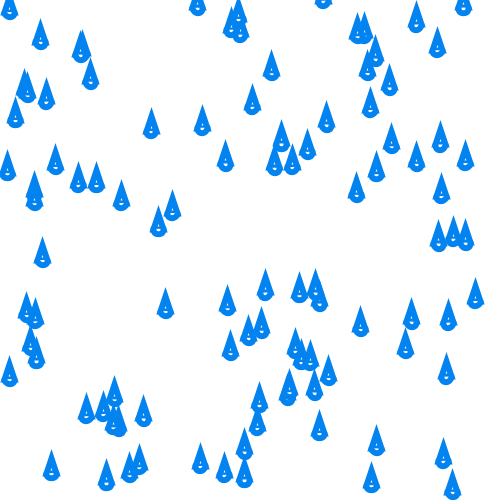
Frame 1 (no input)
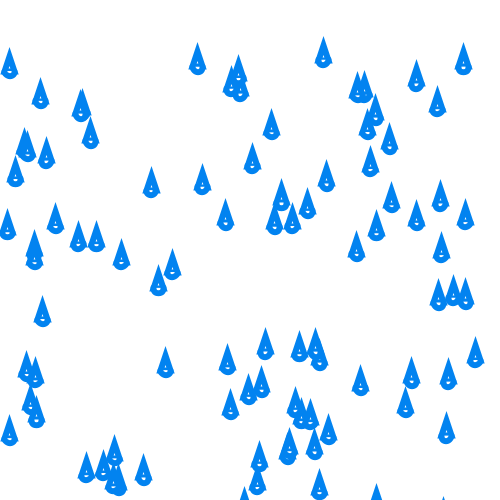
Frame 60 (the mouse pressed at the canvas centre just before this capture)
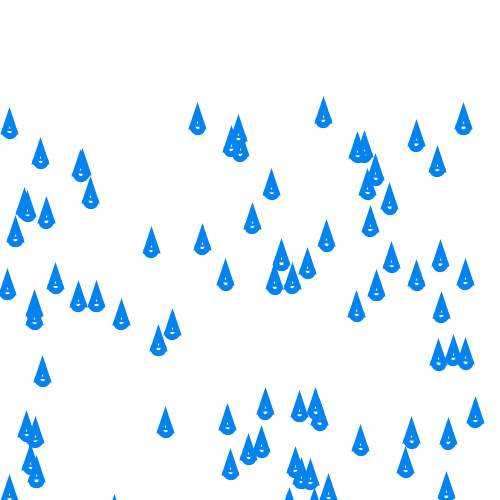
Frame 120 (the mouse held since frame 60 and released just before this capture)

The Processing sketch that drew these frames (run headless with seeded random() and noise(); from frame 60 on, the mouse is pressed at the canvas centre):

// Processing sketch: arrays_teardrops_alex_felberbaum
// ── arrays_teardrops_alex_felberbaum.pde
//copied from array demo
float teardropY;
float x=random(0,500);
float[] tearX = new float[100];
float[] tearY = new float[100];
void setup() {
  size(500, 500);
  background(255);
  for (int i = 0; i < 100; i++) {
    float x = random(0, width);
    float y = random(0, height);
    tearX[i] = x;
    tearY[i] = y;
  }
}
void draw() {
  background(255);
  stroke(#0283F0);
  strokeWeight(6);
  for (int i = 0; i < 100; i++) {
    teardrop(tearX[i], tearY[i],10);

  tearY[i]=tearY[i]+1;
  }
   teardropY++;
  teardrop(x, teardropY,10);
  if(teardropY>=500){
    for (int i = 0; i < 100; i++) {
    teardrop(tearX[i], tearY[i],10);

tearY[i]=0;
  tearY[i]=tearY[i]+=1;
  }
    teardropY=0;
   teardropY++;
  teardrop(x, teardropY,10);
  }
}
//from teardrop demo
void teardrop(float x, float y, float w) {
  triangle(x-w/2, y, x, y-1.5*w, x+w/2, y);
  arc(x, y, w, w, radians(-3), radians(183), OPEN);

}
